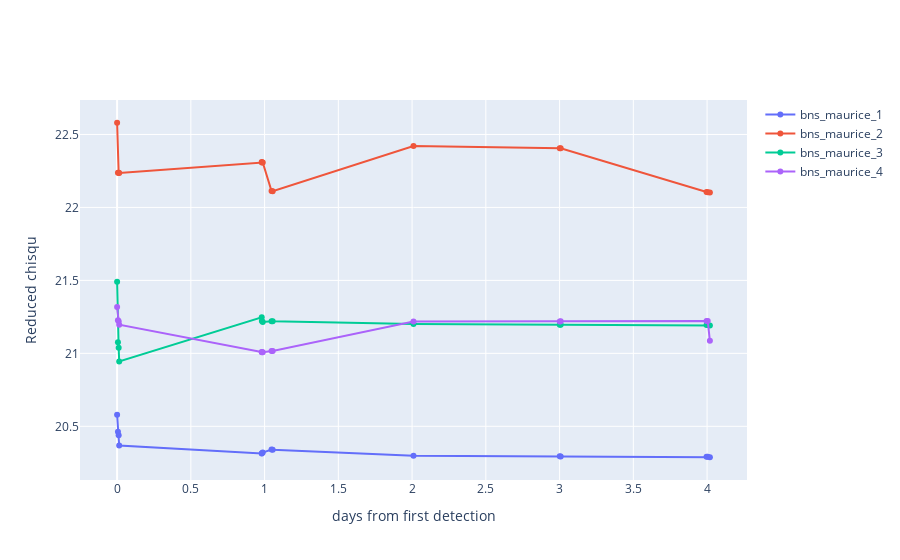

Notebook code cell kept with this figure:
### Code cell
fig = go.Figure()

for key in pos_df_dict.keys():
    fig.add_trace(go.Scatter(x=pos_df_dict[key]["latest_det"] - pos_df_dict[key]["first_det"], y = pos_df_dict[key]["obspeak_model_B"], name=key))

fig.update_layout({"xaxis_title": "days from first detection",
                   "yaxis_title": "Reduced chisqu"})
fig.show()

### Figure 1 — Plotly figure (JSON) as saved in the notebook; plotly's stock layout.template omitted (floating-point values rounded to 4 significant figures)
{"data": [{"name": "bns_maurice_1", "type": "scatter", "x": [0, 0.0057, 0.0106, 0.0141, 0.9806, 0.9814, 0.9875, 1.047, 1.055, 2.009, 3.001, 3.008, 3.996, 4.004, 4.019], "y": [20.58, 20.46, 20.44, 20.37, 20.31, 20.31, 20.32, 20.34, 20.34, 20.3, 20.29, 20.29, 20.29, 20.29, 20.29]}, {"name": "bns_maurice_2", "type": "scatter", "x": [0, 0.0057, 0.0106, 0.0141, 0.9806, 0.9814, 0.9875, 1.047, 1.055, 2.009, 3.001, 3.008, 3.996, 4.004, 4.019], "y": [22.58, 22.24, 22.24, 22.24, 22.31, 22.31, 22.31, 22.11, 22.11, 22.42, 22.41, 22.41, 22.11, 22.1, 22.1]}, {"name": "bns_maurice_3", "type": "scatter", "x": [0, 0.0057, 0.0106, 0.0141, 0.9806, 0.9814, 0.9875, 1.047, 1.055, 2.009, 3.001, 3.008, 3.996, 4.004, 4.019], "y": [21.49, 21.08, 21.04, 20.94, 21.25, 21.22, 21.22, 21.22, 21.22, 21.2, 21.2, 21.2, 21.2, 21.19, 21.19]}, {"name": "bns_maurice_4", "type": "scatter", "x": [0, 0.0057, 0.0106, 0.0141, 0.9806, 0.9814, 0.9875, 1.047, 1.055, 2.009, 3.001, 3.008, 3.996, 4.004, 4.019], "y": [21.32, 21.23, 21.22, 21.2, 21.01, 21.01, 21.01, 21.02, 21.02, 21.22, 21.22, 21.22, 21.22, 21.22, 21.09]}], "layout": {"xaxis": {"title": {"text": "days from first detection"}}, "yaxis": {"title": {"text": "Reduced chisqu"}}}}
